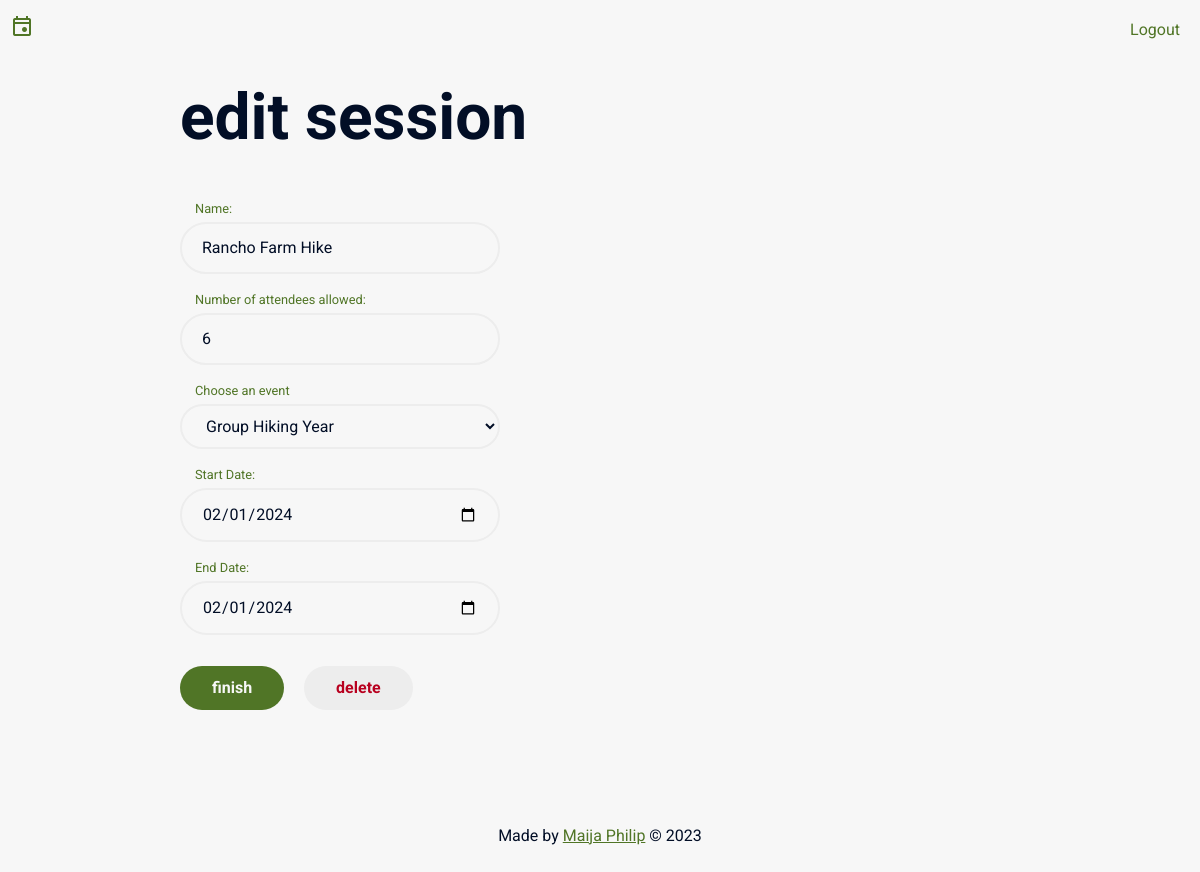
Screenshot of /editpages/editSession.php?id=6 (signed in) with the database file from the repository.
### tables this page shows
CREATE TABLE `session` (
  `idsession` int NOT NULL AUTO_INCREMENT,
  `name` varchar(50) NOT NULL,
  `numberallowed` int NOT NULL,
  `event` int NOT NULL,
  `startdate` datetime NOT NULL,
  `enddate` datetime NOT NULL,
  PRIMARY KEY (`idsession`)
);

### utils/DB.class.php (called while the page is built, shortened)
<?php
class  DB {
    private $dbh;
    function __construct() {
        try {
            $this->dbh = new PDO(
                "mysql:host={$_SERVER['DB_SERVER']};dbname={$_SERVER['DB']}",
                $_SERVER["DB_USER"],
                $_SERVER["DB_PASSWORD"]
            );
            $this->dbh->setAttribute(PDO::ATTR_ERRMODE, PDO::ERRMODE_EXCEPTION);
        } catch (PDOException $pe) {
            echo $pe->getMessage();
            die ("Bad Database Connection");
        }
    }
    function associativeSelect($sql, $params) {
        $data = [];
        try {
            $stmt = $this->dbh->prepare($sql);
            $stmt->execute($params);
            while ( $row = $stmt->fetch()) {
                $data[] = $row;
            }
        } catch (PDOException $pe) {
            echo $pe->getMessage();
        }
        return $data;
    }
    function objectSelect($sql, $params, $class, $fileFirstPath = ".") {
        $data = [];
        try {
            $stmt = $this->dbh->prepare($sql);
            $stmt->execute($params);
            $stmt->setFetchMode(PDO::FETCH_CLASS, $class);
            while ( $row = $stmt->fetch()) {
                $data[] = $row;
            }
        } catch (PDOException $pe) {
            echo $pe->getMessage();
        }
        return $data;
    }
}

### utils/CurrentUser.class.php (called while the page is built, shortened)
<?php
class CurrentUser {
    public static function getCurrentUser($firstFilePath = ".") {
        $userid = $_SESSION['userId'];
        $db = new DB();
        $user = $db->objectSelect("SELECT * FROM attendee WHERE idattendee = :id ", [":id" => $userid], "Attendee", $firstFilePath);
        return $user[0];
    }
}

### classes/Attendee.class.php (called while the page is built, shortened)
<?php
class Attendee {
    private $role;
	public function getRole(){
		return $this->role;
	}
}

### classes/Session.class.php (called while the page is built, shortened)
<?php
class Session {
    private $name;
    private $numberallowed;
    private $event;
    private $startdate;
    private $enddate;
	public function getName(){
		return $this->name;
	}
	public function getNumberallowed(){
		return $this->numberallowed;
	}
	public function getEvent(){
		return $this->event;
	}
	public function getStartdate(){
		return $this->startdate;
	}
	public function getEnddate(){
		return $this->enddate;
	}
 }

### editpages/editSession.php (the view, shortened to what this page needs)
<!DOCTYPE html>
<?php
    $db = (new DB());
    $isEdit = false;
    echo (PageFormat::getDocumentHeader("Edit Session", "./.."));
    if (isset($_GET['id'])) {
        $session = $db->objectSelect("SELECT * FROM session WHERE idsession = :id", [":id"=>$_GET['id']], "Session", "./..");
        $size = count($session);
        if ($size > 0) {
            echo "<h1>Edit Session</h1>";
            $isEdit = true;
        } else {
            echo "<h1>Create Session</h1>";
        }
    } else {
        echo "<h1>Create Session</h1>";
    }
?>
  <form method="POST">
    <label for="name">Name:</label><br>
    <input type="text" id="name" name="name" placeholder="Enter your session name" value="<?php
        if ($isEdit) {
            echo $session[0]->getName();
        }
        ?>"><br>
    <label for="numallowed">Number of attendees allowed:</label><br>
    <input type="number" id="numallowed" name="numallowed" placeholder=0 value="<?php
        if ($isEdit) {
            echo $session[0]->getNumberallowed();
        }
        ?>"><br>
    <label for="event">Choose an event</label><br>
    <select class="select" name="event" id="event">
        <?php
            $currentUser = (CurrentUser::getCurrentUser("./.."));
            if ($currentUser->getRole() == "2") {
                $events = $db->associativeSelect("SELECT idevent, name FROM event INNER JOIN manager_event ON event.idevent = manager_event.event WHERE manager_event.manager = :id ", [":id"=>$currentUser->getIdattendee()]);
            } else {
                $events = $db->associativeSelect("SELECT idevent, name FROM event", []);
            }
            foreach ($events as $key => $value) {
                if ($isEdit && $value['idevent'] == $session[0]->getEvent()) {
                    echo "<option value=\"{$value['idevent']}\" selected=\"selected\">{$value['name']}</option>";
                } else {
                    echo "<option value=\"{$value['idevent']}\">{$value['name']}</option>";
                }
            }
        ?>
    </select><br>
    <label for="startdate">Start Date:</label><br>
    <input type="date" id="startdate" name="startdate" value="<?php
        if ($isEdit) {
            echo substr($session[0]->getStartdate(), 0, 10);
        }
        ?>"><br>
    <label for="enddate">End Date:</label><br>
    <input type="date" id="enddate" name="enddate" value="<?php
        if ($isEdit) {
            echo substr($session[0]->getEnddate(), 0, 10);
        }
        ?>"><br>
    <input type="submit" class="button" name="finish" value="Finish" />
    <?php
        if ($isEdit) {
            echo "<input type=\"submit\" class=\"button delete button2\" name=\"delete\" value=\"Delete\" />";
        }
    ?>
</form>
<?php
    echo (PageFormat::getDocumentFooter());
?>

### utils/Styles.css (style rules this page uses)
:root { --white: #F7F7F7; --grey: #EDEDED; --grey-dark: #737987; --black: #020E26; --theme: #507526; --theme-og: #7BB03E; --error-red: #b8001f; --error-pink: #ffccd5; }
html, body { width: 100%; height: 100%; padding: 0; margin: 0; scroll-behavior: smooth; background-color: var(--white); font-family: 'Roboto', sans-serif; }
* { box-sizing: border-box; transition: 0.25s; }
*, *:after, *:before { box-sizing: border-box; }
p, a, figcaption, input, button, .select, .p { font-family: 'Roboto', sans-serif; font-size: 1em; color: var(--black); line-height: 1.75em; }
h1, h2 { font-size: 4em; text-transform: lowercase; color: var(--black); }
form, .block { width: 100%; margin: 1em auto; }
input, textarea, .select { width: 20em; background-color: var(--white); border: 2px solid var(--grey); border-radius: 50em; padding: 10px 20px; margin: 5px auto 15px auto; outline: none; transition: 0.75s; }
label { padding: 0; margin: 0; font-size: 0.8em; color: var(--theme); margin-left: 15px; }
button[type="submit"], .button { margin-top: 2em; }
button, .button { width: auto; background-color: var(--theme); color: var(--white); border: none; border-radius: 50em; padding: 0.5em 2em; margin: 10px auto; font-weight: bold; text-transform: lowercase; text-decoration: none; }
.button2 { width: auto; text-decoration: none; color: var(--theme); background-color: var(--grey); padding: 0.5em 2em; border-radius: 50em; margin: 1em auto; }
.delete { color: var(--error-red); margin-left: 1em; }

### rows the page displays
session: name "Rancho Farm Hike", numallowed "6", startdate "02/01/2024", enddate "02/01/2024"

### other values shown
form field event "Group Hiking Year"
